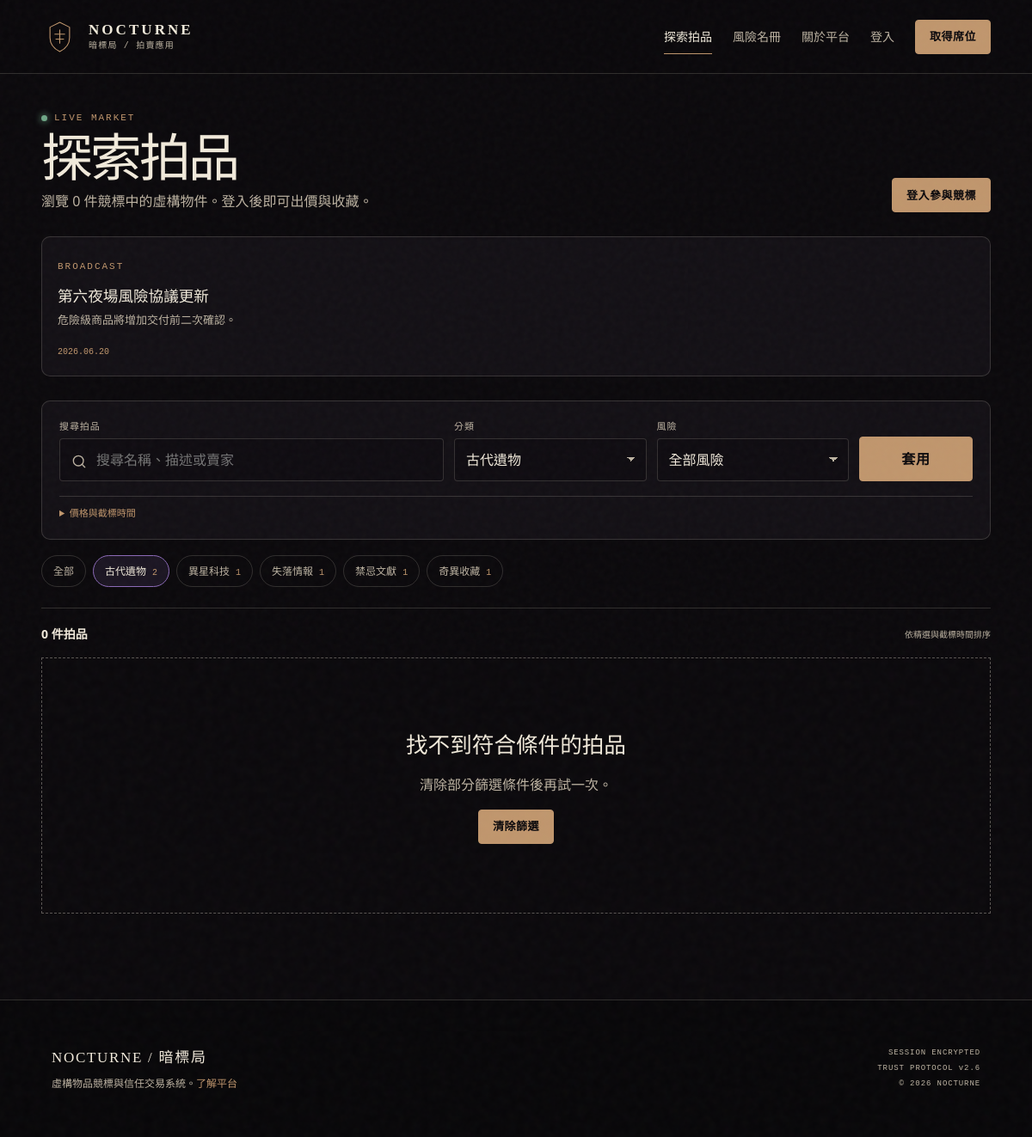
Screenshot of /index.php?page=home&category=1 with the database file from the repository.
### tables this page shows
CREATE TABLE announcements (
    id BIGINT UNSIGNED AUTO_INCREMENT PRIMARY KEY,
    author_id BIGINT UNSIGNED NOT NULL,
    title VARCHAR(120) NOT NULL,
    body TEXT NOT NULL,
    status ENUM('draft', 'published', 'archived') NOT NULL DEFAULT 'draft',
    published_at DATETIME NULL,
    created_at DATETIME NOT NULL DEFAULT CURRENT_TIMESTAMP,
    updated_at DATETIME NOT NULL DEFAULT CURRENT_TIMESTAMP ON UPDATE CURRENT_TIMESTAMP,
    CONSTRAINT fk_announcements_author FOREIGN KEY (author_id) REFERENCES users(id)
);

CREATE TABLE categories (
    id SMALLINT UNSIGNED AUTO_INCREMENT PRIMARY KEY,
    name VARCHAR(60) NOT NULL,
    code CHAR(3) NOT NULL,
    description VARCHAR(255) NULL,
    risk_default ENUM('low', 'suspicious', 'dangerous', 'prohibited') NOT NULL DEFAULT 'suspicious',
    sort_order SMALLINT NOT NULL DEFAULT 0,
    is_active BOOLEAN NOT NULL DEFAULT TRUE,
    created_at DATETIME NOT NULL DEFAULT CURRENT_TIMESTAMP,
    UNIQUE KEY uq_categories_name (name),
    UNIQUE KEY uq_categories_code (code)
);

### app/Core/View.php (called while the page is built, shortened)
<?php
final class View
{
    public static function render(string $template, array $data = [], string $layout = 'layouts/main'): void
    {
        $root = dirname(__DIR__, 2) . '/views/';
        $templateFile = $root . $template . '.php';
        extract($data, EXTR_SKIP);
        require $templateFile;
    }
}

### app/Controllers/HomeController.php (called while the page is built, shortened)
<?php
final class HomeController
{
    public function index(): void
    {
        $filters = [
            'q' => trim((string) ($_GET['q'] ?? '')),
            'category' => (string) ($_GET['category'] ?? ''),
            'risk' => (string) ($_GET['risk'] ?? ''),
            'min_price' => filter_var($_GET['min_price'] ?? null, FILTER_VALIDATE_FLOAT) ?: '',
            'max_price' => filter_var($_GET['max_price'] ?? null, FILTER_VALIDATE_FLOAT) ?: '',
            'ending' => in_array($_GET['ending'] ?? '', ['6', '12', '24', '72'], true) ? $_GET['ending'] : '',
        ];
        $model = new Auction();
        $announcements = [];
        $pdo = Database::connection();
        if ($pdo) {
            $announcements = $pdo->query(
                'SELECT title, body, published_at FROM announcements
                 WHERE status = "published" ORDER BY published_at DESC LIMIT 3'
            )->fetchAll();
        }
        View::render('front/home', [
            'pageTitle' => '探索拍品',
            'auctions' => $model->featured($filters),
            'categories' => $model->categories(),
            'filters' => $filters,
            'databaseAvailable' => Database::available(),
            'announcements' => $announcements,
        ]);
    }
}

### public/index.php (called while the page is built, shortened)
<?php
$root = dirname(__DIR__);
require $root . '/app/bootstrap.php';
$page = (string) ($_GET['page'] ?? 'home');
$method = $_SERVER['REQUEST_METHOD'] ?? 'GET';
$routes = [
    'GET' => [
        'home' => [HomeController::class, 'index'],
        'about' => [HomeController::class, 'about'],
        'auction' => [AuctionController::class, 'show'],
        'wanted' => [HomeController::class, 'wanted'],
        'login' => [AuthController::class, 'loginForm'],
        'register' => [AuthController::class, 'registerForm'],
        'buyer' => [BuyerController::class, 'index'],
        'buyer-payment' => [BuyerController::class, 'payment'],
        'buyer-dispute' => [BuyerController::class, 'disputeForm'],
        'buyer-review' => [BuyerController::class, 'reviewForm'],
        'seller' => [SellerController::class, 'index'],
        'admin' => [AdminController::class, 'index'],
        'admin-disputes' => [AdminController::class, 'disputes'],
        'admin-logs' => [AdminController::class, 'logs'],
        'upload' => [UploadController::class, 'show'],
    ],
    'POST' => [
        'login' => [AuthController::class, 'login'],
        'register' => [AuthController::class, 'register'],
        'logout' => [AuthController::class, 'logout'],
        'bid' => [AuctionController::class, 'bid'],
        'watch' => [AuctionController::class, 'watch'],
        'buyer-pay' => [BuyerController::class, 'pay'],
        'buyer-dispute-submit' => [BuyerController::class, 'dispute'],
        'buyer-review-submit' => [BuyerController::class, 'review'],
        'seller-create' => [SellerController::class, 'create'],
        'seller-delivery' => [SellerController::class, 'updateDelivery'],
        'ai-description' => [SellerController::class, 'aiDescription'],
        'admin-review' => [AdminController::class, 'review'],
        'admin-dispute-resolve' => [AdminController::class, 'resolveDispute'],
        'admin-announce' => [AdminController::class, 'announce'],
    ],
];
[$controller, $action] = $routes[$method][$page];
(new $controller())->{$action}();

### app/bootstrap.php (called while the page is built, shortened)
<?php
$root = dirname(__DIR__);
spl_autoload_register(static function (string $class) use ($root): void {
    $prefix = 'App\\';
    $file = $root . '/app/' . str_replace('\\', '/', substr($class, strlen($prefix))) . '.php';
});
require_once $root . '/app/Core/helpers.php';

### app/Core/Auth.php (called while the page is built, shortened)
<?php
final class Auth
{
    public static function user(): ?array
    {
        if (empty($_SESSION['user_id'])) {
            return null;
        }
        $user = (new User())->findWithRoles((int) $_SESSION['user_id']);
        return $user;
    }
}

### app/Core/helpers.php (called while the page is built, shortened)
<?php
function e(mixed $value): string
{
    return htmlspecialchars((string) $value, ENT_QUOTES | ENT_SUBSTITUTE, 'UTF-8');
}
function url(string $page = 'home', array $params = []): string
{
    return 'index.php?' . http_build_query(array_merge(['page' => $page], $params));
}
function current_user(): ?array
{
    return Auth::user();
}

### app/Models/Auction.php (called while the page is built, shortened)
<?php
final class Auction
{
    public function categories(): array
    {
        $pdo = Database::connection();
        return $pdo->query(
            'SELECT c.id, c.name, c.code, COUNT(a.id) AS count
             FROM categories c LEFT JOIN auctions a ON a.category_id = c.id
             GROUP BY c.id ORDER BY c.sort_order, c.name'
        )->fetchAll();
    }
}

### views/front/home.php (the view, shortened to what this page needs)
<section class="catalog-shell">
    <header class="catalog-header">
        <div>
            <span class="section-code"><i class="status-dot"></i>LIVE MARKET</span>
            <h1>探索拍品</h1>
            <p>瀏覽 <?= count($auctions) ?> 件競標中的虛構物件。登入後即可出價與收藏。</p>
        </div>
        <?php if (!current_user()): ?>
            <a class="button button-small" href="<?= e(url('login')) ?>">登入參與競標</a>
        <?php endif; ?>
    </header>
    <?php if (!empty($announcements)): ?>
        <div class="announcement-bar" aria-label="最新公告">
            <?php foreach ($announcements as $ann): ?>
                <article class="announcement-card">
                    <span class="section-code">BROADCAST</span>
                    <h3><?= e($ann['title']) ?></h3>
                    <p><?= e($ann['body']) ?></p>
                    <time datetime="<?= e($ann['published_at']) ?>"><?= e(date('Y.m.d', strtotime($ann['published_at']))) ?></time>
                </article>
            <?php endforeach; ?>
        </div>
    <?php endif; ?>
    <form class="catalog-search" method="get" action="index.php">
        <label class="search-main">
            <span>搜尋拍品</span>
            <svg viewBox="0 0 24 24" aria-hidden="true"><circle cx="11" cy="11" r="7"/><path d="m20 20-4-4"/></svg>
            <input type="search" name="q" value="<?= e($filters['q']) ?>" placeholder="搜尋名稱、描述或賣家">
        </label>
        <label><span>分類</span>
            <select name="category">
                <?php foreach ($categories as $category): ?>
                    <option value="<?= e($category['id']) ?>" <?= (string) $filters['category'] === (string) $category['id'] ? 'selected' : '' ?>><?= e($category['name']) ?></option>
                <?php endforeach; ?>
            </select>
        </label>
        <label><span>風險</span>
            <select name="risk">
                <option value="">全部風險</option>
            </select>
        </label>
        <button class="button button-search" type="submit">套用</button>
        <details class="search-extra" <?= ($filters['min_price'] || $filters['max_price'] || $filters['ending']) ? 'open' : '' ?>>
            <summary>價格與截標時間</summary>
        </details>
    </form>
    <nav class="category-tabs" aria-label="商品分類">
        <a href="<?= e(url('home')) ?>" class="<?= $filters['category'] === '' ? 'active' : '' ?>">全部</a>
        <?php foreach ($categories as $category): ?>
            <a href="<?= e(url('home', ['category' => $category['id']])) ?>" class="<?= (string) $filters['category'] === (string) $category['id'] ? 'active' : '' ?>"><?= e($category['name']) ?><span><?= (int) $category['count'] ?></span></a>
        <?php endforeach; ?>
    </nav>
    <div class="catalog-result-bar">
        <strong><?= count($auctions) ?> 件拍品</strong>
        <span>依精選與截標時間排序</span>
    </div>
    <?php if (!$auctions): ?>
        <div class="empty-state"><strong>找不到符合條件的拍品</strong><p>清除部分篩選條件後再試一次。</p><a class="button button-small" href="<?= e(url('home')) ?>">清除篩選</a></div>
    <?php endif; ?>
</section>

### rows the page displays
announcements: title "第六夜場風險協議更新", body "危險級商品將增加交付前二次確認。", published_at "2026.06.20"
categories: name "古代遺物", count "2"
categories: name "異星科技", count "1"
categories: name "失落情報", count "1"
categories: name "禁忌文獻", count "1"
categories: name "奇異收藏", count "1"

### other values shown
count($auctions) "0"
form field category "古代遺物"
